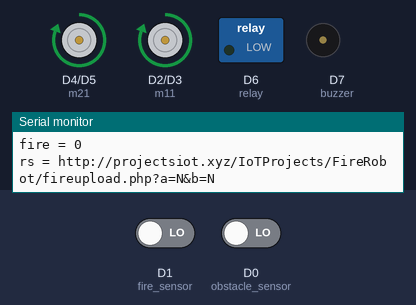
The sketch below on a simulated ESP8266 (NodeMCU). Shown: motor-driver pin pairs drawn as motors (green arrow = first pin HIGH = forward, orange = second pin HIGH = backward, longer = more drive), switched loads named in the sketch (green lamp = pin HIGH), buzzer (waves = sounding, pin HIGH), the last lines printed to the serial monitor. The inputs (shaded band) are chosen by the test bench; at power-on: D1 (fire_sensor) LOW, D0 (obstacle_sensor) LOW. WiFi joins after 1.5 s; servers stay silent unless stated; uploads are accepted with an empty reply.

Above: at 3.5 s.
3.6 s: D1 (fire_sensor) driven HIGH
At 4.5 s:
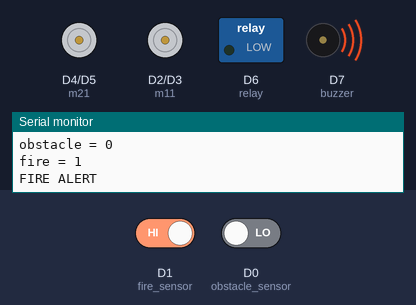
At 6.2 s:
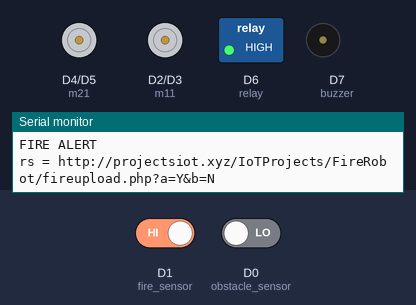
7.1 s: D0 (obstacle_sensor) driven HIGH
At 14.8 s:
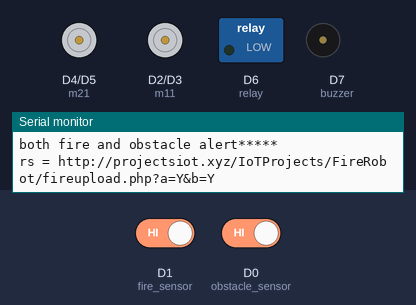
Timing chart, 0 to 16.6 s (numbered marks = the images above; inputs shaded):
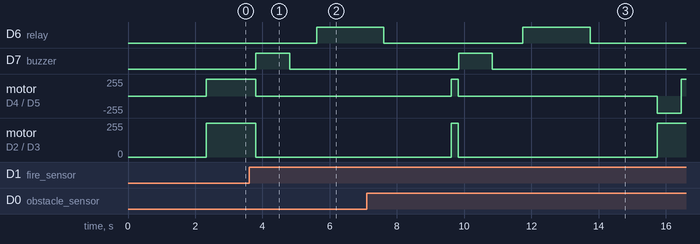

The sketch:

FIRE_extinguisher_robot_bharath.ino
```cpp
//Viral science www.youtube.com/c/viralscience
//FireFighter Truck
// http://projectsiot.xyz/IoTProjects/FireRobot/fireupload.php?a=Y&b=Y
// http://projectsiot.xyz/IoTProjects/FireRobot/firestatus.php

#include <ESP8266WiFi.h>
#include <ESP8266HTTPClient.h>
#include <String.h>

// WiFi parameters to be configured
const char* ssid = "project12"; // Hoofdlettergevoelig
const char* password = "project123456"; // Hoofdlettergevoelig
  String a = "http://sms.scubedigi.com/api.php?username=Mydreamacd&password=Mydre@m123&to=&from=MYDREM&message=";
String msg = "\0";
String r = "http://projectsiot.xyz/IoTProjects/FireRobot/fireupload.php?a=";
String rs = "\0";
String obs = "\0";
String fir = "\0";
String LAT = "17.206529";
String LNG = "78.600983";

#define fire_sensor D1
#define obstacle_sensor D0

#define m11 D2
#define m12 D3
#define m21 D4
#define m22 D5

#define relay D6
#define buzzer D7

//#define gled D8
//#define rled 1

unsigned int obstacle = 0;
unsigned int fire = 0;

void forward ()
{
  digitalWrite(m11, HIGH);
  digitalWrite(m12, LOW);
  digitalWrite(m21, HIGH);
  digitalWrite(m22, LOW);
  delay(10);
}

void backward ()
{
  digitalWrite(m12, HIGH);
  digitalWrite(m11, LOW);
  digitalWrite(m22, HIGH);
  digitalWrite(m21, LOW);
  delay(10);
}
void left ()
{
  digitalWrite(m12, LOW);
  digitalWrite(m11, HIGH);
  digitalWrite(m21, LOW);
  digitalWrite(m22, HIGH);
  delay(10);
}

void right ()
{

  digitalWrite(m11, LOW);
  digitalWrite(m12, HIGH);
  digitalWrite(m21, HIGH);
  digitalWrite(m22, LOW);
  delay(10);
}
void stopp ()
{
  digitalWrite(m12, LOW);
  digitalWrite(m11, LOW);
  digitalWrite(m22, LOW);
  digitalWrite(m21, LOW);
  delay(10);
}
void beep ()
{
  digitalWrite(buzzer,HIGH); delay(1000);
  digitalWrite(buzzer,LOW); delay(100);
}

void setup() {
  Serial.begin(9600);
  Serial.println("power up");

//pinMode (rled,OUTPUT);
//pinMode (gled,OUTPUT);

pinMode (m11,OUTPUT);
pinMode (m12,OUTPUT);
pinMode (m21,OUTPUT);
pinMode (m22,OUTPUT);
pinMode (fire_sensor,INPUT);
pinMode (obstacle_sensor,INPUT);
pinMode (relay,OUTPUT);
pinMode (buzzer,OUTPUT);

Serial.print("Bezig met verbinden");
  WiFi.begin(ssid, password); // Connect to WiFi

  // while wifi not connected yet, print '.'
  // then after it connected, get out of the loop
  while (WiFi.status() != WL_CONNECTED) {
     delay(500);
     Serial.print(".");
  }

  // Verbonden.
  Serial.println("OK!");

  // Access Point (SSID).
  Serial.print("SSID: ");
  Serial.println(WiFi.SSID());

  // IP adres.
  Serial.print("IP: ");
  Serial.println(WiFi.localIP());
Serial.println("state---------------1");
  // Signaalsterkte.
  long rssi = WiFi.RSSI();
  Serial.print("Signaal sterkte (RSSI): ");
  Serial.print(rssi);
  Serial.println(" dBm");
  Serial.println("");


Serial.print("A = "); Serial.println("http://projectsiot.xyz/IoTProjects/HealthCare/healthupload.php?a=U&b=86&c=L");
if(WiFi.status()== WL_CONNECTED){ //Check WiFi connection status

    HTTPClient http; //Declare an object of class HTTPClient

  http.begin("http://projectsiot.xyz/IoTProjects/FireRobot/fireupload.php?a=U&b=N");

int httpCode = http.GET(); //Send the request
    if (httpCode > 0) { //Check the returning code
      String payload = http.getString(); //Get the request response payload
      Serial.println(payload); //Print the response payload
    }
    http.end(); //Close connection

delay(500);
}

}


void loop()
{
obstacle = digitalRead(obstacle_sensor);
fire = digitalRead(fire_sensor);
Serial.print(F("obstacle = ")); Serial.println(obstacle);
Serial.print(F("fire = ")); Serial.println(fire);

if ((obstacle == 1)&&(fire == 1))
{
   Serial.println("both fire and obstacle alert*****");
  stopp ();
  beep ();
   msg = a+"FIRE%20ALERT%0AAT%0ALAT:"+LAT+"%0ALNG:"+LNG;
 // send2server (msg);
  rs = r+'Y'+"&b="+'Y';
  send2server (rs);
delay(100);
  digitalWrite(relay,HIGH);
  delay(2000);
  digitalWrite(relay,LOW);
  delay(2000);
   left ();
  delay(700);
  forward ();
  delay(200);

}
else if ((obstacle == 1)&&(fire == 0))
{
  Serial.println("obstacle present");
  stopp ();
  beep ();
  rs = r+'N'+"&b="+'Y';
  send2server (rs);
 delay(200);
  left ();
  delay(700);
  forward ();
  delay(200);
}

else if ((fire == 1)&&(obstacle == 0))
{
  Serial.println("FIRE ALERT");
  stopp ();
  beep ();
   msg = a+"FIRE%20ALERT%0AAT%0ALAT:"+LAT+"%0ALNG:"+LNG;
  //send2server (msg);
  rs = r+'Y'+"&b="+'N';
  send2server (rs);
  fir = 'Y';
  digitalWrite(relay,HIGH);
  delay(2000);
  digitalWrite(relay,LOW);
  delay(2000);
  forward ();
  delay(200);
}
else
{
  forward ();
   rs = r+'N'+"&b="+'N';
  send2server (rs);

}
} // LOOP

void send2server (String link)
{
Serial.print("rs = "); Serial.println(link);
if(WiFi.status()== WL_CONNECTED){ //Check WiFi connection status

    HTTPClient http; //Declare an object of class HTTPClient
 http.begin(link);

int httpCode = http.GET(); //Send the request
    if (httpCode > 0) { //Check the returning code
      String payload = http.getString(); //Get the request response payload
      Serial.println(payload); //Print the response payload
    }
    http.end(); //Close connection

delay(500);
}
}
```

Measured:
- after the input at 3.6 s, D6 (relay): LOW → HIGH after 2.0 s; D7 (buzzer): LOW → HIGH after 0.20 s, → LOW 1.0 s later; motor on D4 (m21) / D5 (m22), motor on D2 (m11) / D3 (m12): forward 255/255 → stopped after 0.19 s
- after the input at 7.1 s, D7 (buzzer): goes on until 10.8 s, then stays LOW
